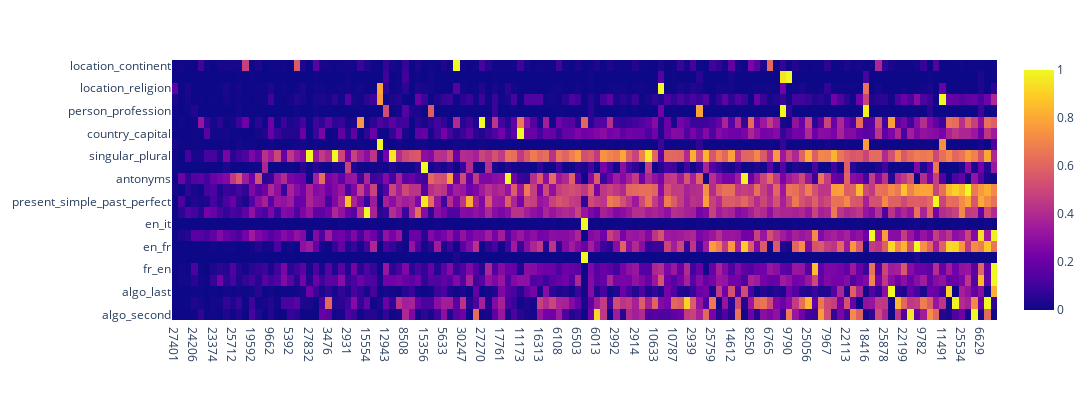

Here is the notebook cell this chart was saved with:
### Code cell
import plotly.express as px
import pandas as pd
import numpy as np

normalized_losses = {}

drop_features = []
drop_ids = [features.index(feature) for feature in drop_features]

features_dropped = [feature for feature in features if feature not in drop_features]

for task_name, losses in task_losses_positive.items():
    base_loss = losses[1]
    losses = losses[0]
    losses = np.array(losses)
    losses = np.delete(losses, drop_ids)

    losses = np.minimum(losses, base_loss)

    losses = (losses - base_loss) / base_loss
    
    max_loss = np.max(losses)
    min_loss = np.min(losses)

    losses = (losses - min_loss) / (max_loss - min_loss)
    
    # mean_loss = np.mean(losses - base_loss)

    # base_acc = losses[1][1]

    # accs = [base_acc - loss[1] for loss in losses[0]]
    normalized_losses[task_name] = losses


heatmap = np.zeros((len(task_names), len(features_dropped)))

for i, task_name in enumerate(task_names):
    for j, feature in enumerate(features_dropped):
        heatmap[i, j] = normalized_losses[task_name][j]

# heatmap /= np.mean(heatmap, axis=0, keepdims=True)



# heatmap = np.where(heatmap > 0, np.log(heatmap), -10)
# heatmap[np.isnan(heatmap)] = np.min(heatmap[np.isfinite(heatmap)])
# heatmap[np.isinf(heatmap)] = np.max(heatmap[np.isfinite(heatmap)])

# heatmap = np.clip(heatmap, -5, 5)

# avg_heatmap = np.sum(heatmap != 1, axis=0)

avg_heatmap  = np.mean(heatmap, axis=0)

sorted_idx = np.argsort(avg_heatmap)

heatmap = heatmap[:, sorted_idx]


fig = px.imshow(heatmap, x=[str(features_dropped[x]) for x in sorted_idx], y=task_names, width=1400, height=400, aspect="auto")

fig.show()

### Figure 1 — Plotly figure (JSON) as saved in the notebook; plotly's stock layout.template omitted (floating-point values rounded to 4 significant figures; data arrays with more than 128 entries replaced by an {"elided": "..."} marker saying what was removed)
{"data": [{"coloraxis": "coloraxis", "hovertemplate": "x: %{x}<br>y: %{y}<br>color: %{z}<extra></extra>", "name": "0", "type": "heatmap", "x": {"elided": "129 str values"}, "xaxis": "x", "y": ["location_continent", "football_player_position", "location_religion", "location_language", "person_profession", "location_country", "country_capital", "person_language", "singular_plural", "present_simple_past_simple", "antonyms", "plural_singular", "present_simple_past_perfect", "present_simple_gerund", "en_it", "it_en", "en_fr", "en_es", "fr_en", "es_en", "algo_last", "algo_first", "algo_second"], "yaxis": "y", "z": {"elided": "23x129 float values"}}], "layout": {"coloraxis": {"colorscale": [[0, "#0d0887"], [0.1111, "#46039f"], [0.2222, "#7201a8"], [0.3333, "#9c179e"], [0.4444, "#bd3786"], [0.5556, "#d8576b"], [0.6667, "#ed7953"], [0.7778, "#fb9f3a"], [0.8889, "#fdca26"], [1, "#f0f921"]]}, "height": 400, "margin": {"t": 60}, "width": 1400, "xaxis": {"anchor": "y", "domain": [0, 1]}, "yaxis": {"anchor": "x", "autorange": "reversed", "domain": [0, 1]}}}
